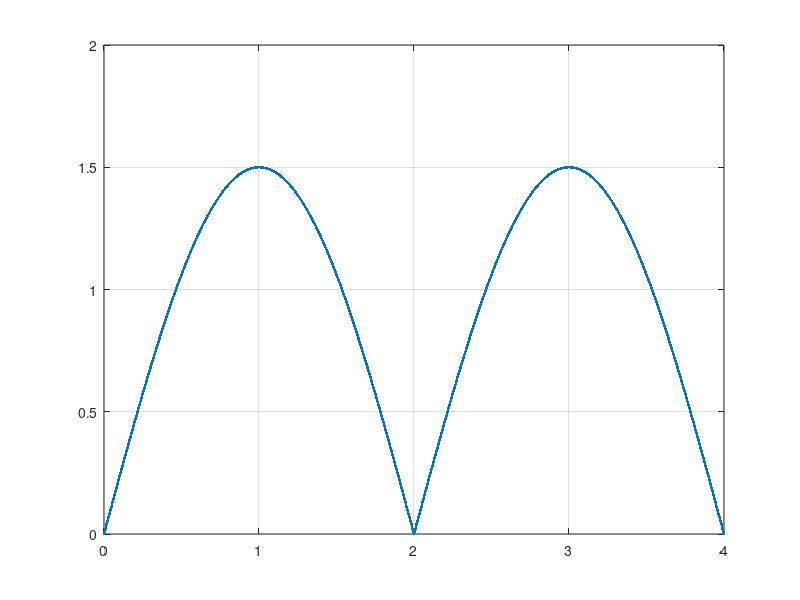
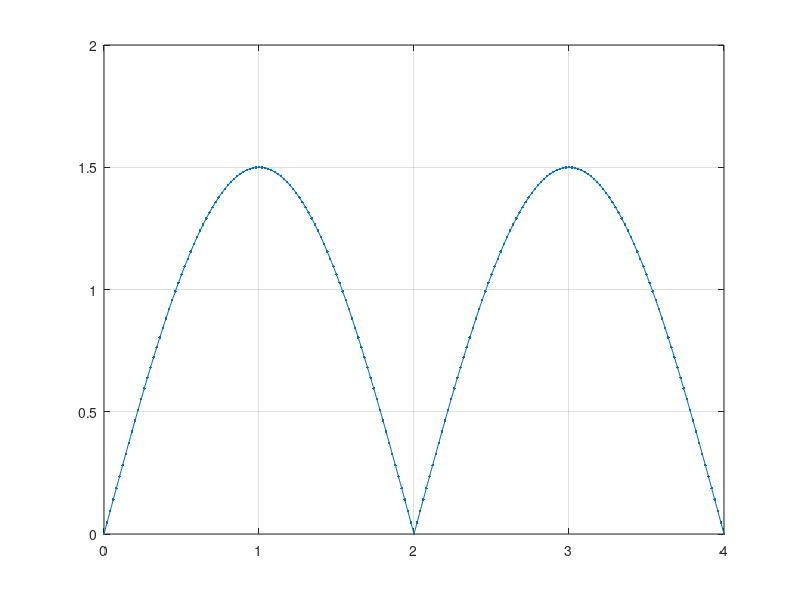
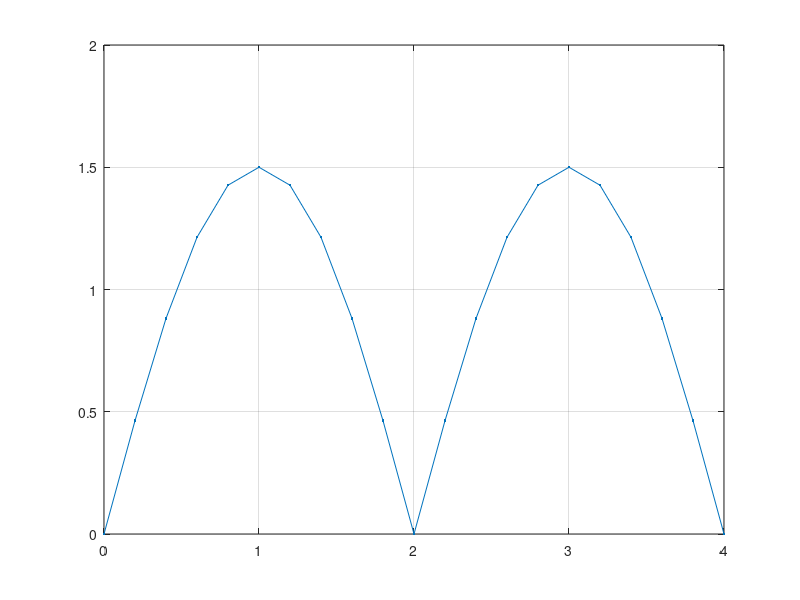

Write MATLAB code to recreate these figures, in order.
% Setam parametrii initiali
A = 1.5;
T = 4;
F = 1 / T;
t = 0:0.002:4; % timpul de la 0 la 4 secunde cu rezolutie temporara de 2ms
s = abs(A*sin(2*pi*F*t)); % pentru a avea semnal redresat dublu alternanta folosim functia modul
figure(1);
plot(t,s,'.-'),grid;

t1 = 0:0.02:4; % timpul de la 0 la 4 secunde cu rezolutie temporara de 20ms
s1 = abs(A*sin(2*pi*F*t1));
figure(2);
plot(t1,s1,'.-'),grid;

t2 = 0:0.2:4; % timpul de la 0 la 4 secunde cu rezolutie temporara de 200ms
s2 = abs(A*sin(2*pi*F*t2));
figure(3);
plot(t2,s2,'.-'),grid;